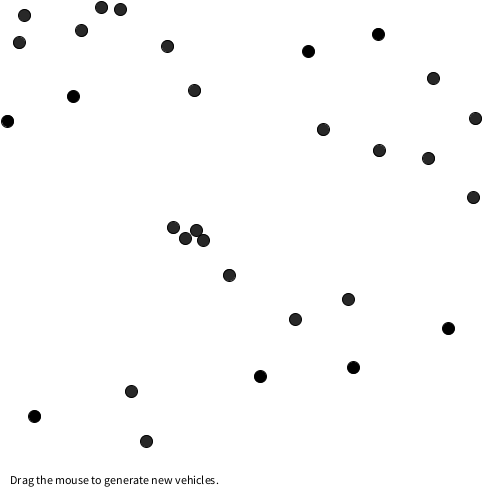
Frame 1 (no input)
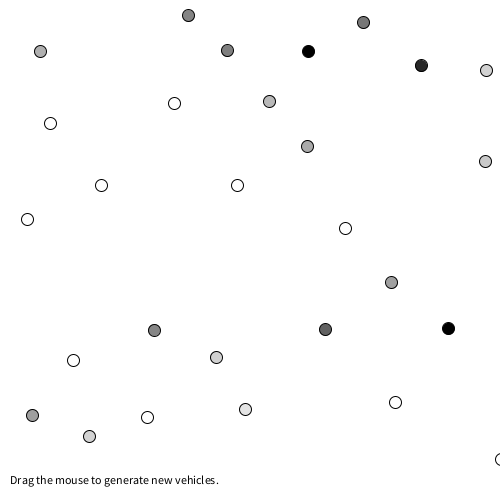
Frame 60 (the mouse pressed at the canvas centre just before this capture)
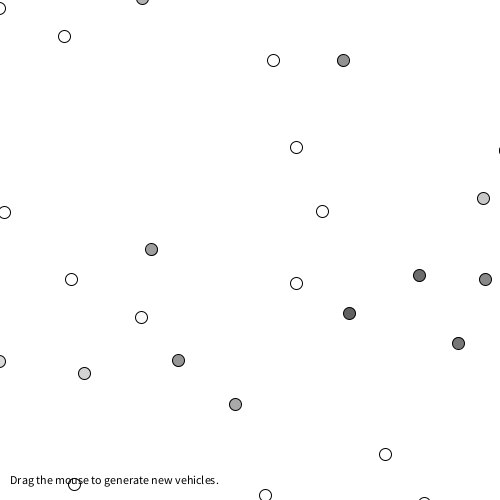
Frame 120 (the mouse held since frame 60 and released just before this capture)

The Processing sketch that drew these frames (run headless with seeded random() and noise(); from frame 60 on, the mouse is pressed at the canvas centre):

// Processing sketch: NOC_6_07_Separation
// ── NOC_6_07_Separation.pde
// The Nature of Code
// Daniel Shiffman
// http://natureofcode.com

// Separation
// Via Reynolds: http://www.red3d.com/cwr/steer/

// A list of vehicles
ArrayList<Vehicle> vehicles;

void setup() {
  size(500,500);
  // We are now making random vehicles and storing them in an ArrayList
  vehicles = new ArrayList<Vehicle>();
  for (int i = 0; i < 30; i++) {
    vehicles.add(new Vehicle(random(width),random(height)));
  }
}

void draw() {
  background(255);

  for (Vehicle v : vehicles) {
    // Path following and separation are worked on in this function
    v.separate(vehicles);
    // Call the generic run method (update, borders, display, etc.)
    v.update();
    v.borders();
    v.display();
  }

  // Instructions
  fill(0);
  text("Drag the mouse to generate new vehicles.",10,height-16);
}


void mouseDragged() {
  vehicles.add(new Vehicle(mouseX,mouseY));
}

// ── Vehicle.pde
// The Nature of Code
// Daniel Shiffman
// http://natureofcode.com

// Vehicle class

class Vehicle {

  // All the usual stuff
  PVector position;
  PVector velocity;
  PVector acceleration;
  float r;
  float maxforce;    // Maximum steering force
  float maxspeed;    // Maximum speed

    // Constructor initialize all values
  Vehicle(float x, float y) {
    position = new PVector(x, y);
    r = 12;
    maxspeed = 3;
    maxforce = 0.2;
    acceleration = new PVector(0, 0);
    velocity = new PVector(0, 0);
  }

  void applyForce(PVector force) {
    // We could add mass here if we want A = F / M
    acceleration.add(force);
  }

  // Separation
  // Method checks for nearby vehicles and steers away
  void separate (ArrayList<Vehicle> vehicles) {
    float desiredseparation = r*5;
    PVector sum = new PVector();
    int count = 0;
    // For every boid in the system, check if it's too close
    for (Vehicle other : vehicles) {
      float d = PVector.dist(position, other.position);
      // If the distance is greater than 0 and less than an arbitrary amount (0 when you are yourself)
      if ((d > 0) && (d < desiredseparation)) {
        // Calculate vector pointing away from neighbor
        PVector diff = PVector.sub(position, other.position);
        diff.normalize();
        diff.div(d);        // Weight by distance
        sum.add(diff);
        count++;            // Keep track of how many
      }
    }
    // Average -- divide by how many
    if (count > 0) {
      // Our desired vector is moving away maximum speed
      sum.setMag(maxspeed);
      // Implement Reynolds: Steering = Desired - Velocity
      PVector steer = PVector.sub(sum, velocity);
      steer.limit(maxforce);
      applyForce(steer);
    }
  }



  // Method to update position
  void update() {
    // Update velocity
    velocity.add(acceleration);
    // Limit speed
    velocity.limit(maxspeed);
    position.add(velocity);
    // Reset accelertion to 0 each cycle
    acceleration.mult(0);
  }

  void display() {
    fill(velocity.mag()*200);
    stroke(0);
    pushMatrix();
    translate(position.x, position.y);
    ellipse(0, 0, r, r);
    popMatrix();
  }

  // Wraparound
  void borders() {
    if (position.x < -r) position.x = width+r;
    if (position.y < -r) position.y = height+r;
    if (position.x > width+r) position.x = -r;
    if (position.y > height+r) position.y = -r;
  }
}
